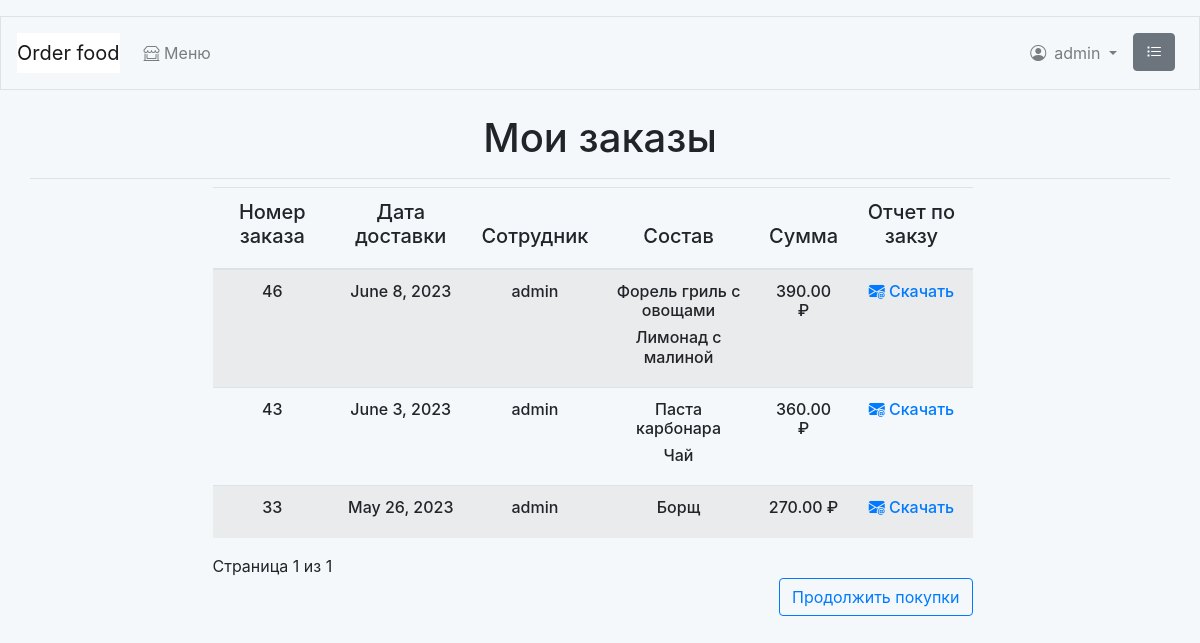
/orders/history/ (signed in), run on an earlier commit of the app's database.
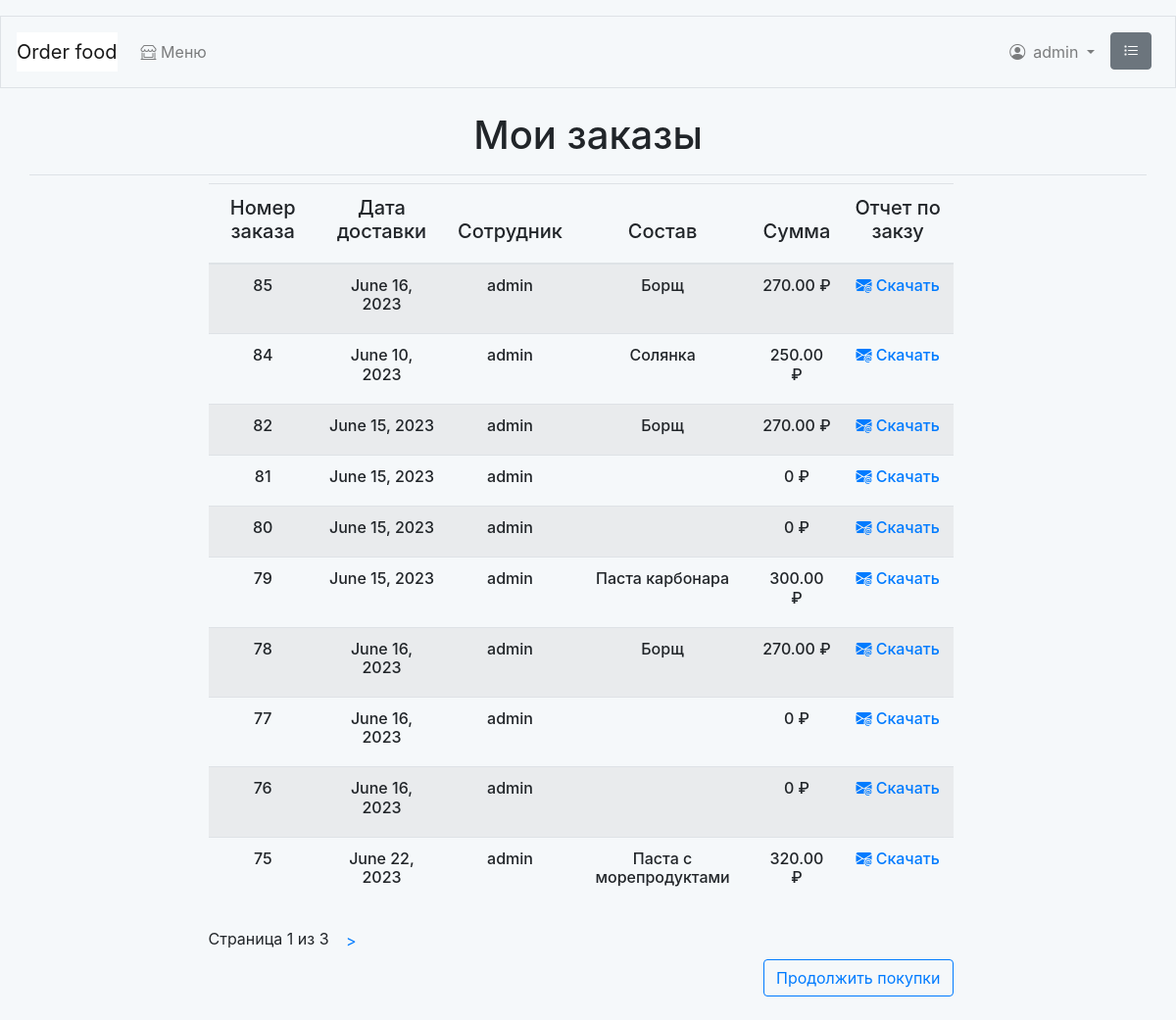
And on a later commit of the database.
### orders/models.py (models this page shows, shortened)
class Order(models.Model):
    name = models.ForeignKey(User,
                             related_name='name_employee',
                             on_delete=models.CASCADE)
    date = models.DateField()
    created = models.DateTimeField(auto_now_add=True)
    updated = models.DateTimeField(auto_now=True)
    paid = models.BooleanField(default=False)
    class Meta:
        ordering = ['-created']
        indexes = [
            models.Index(fields=['created']),
        ]

### food_order/models.py (models this page shows, shortened)
class Dish(models.Model):
    category = models.ForeignKey(Category,
                                 related_name='dishes',
                                 on_delete=models.CASCADE,
                                 default=None)
    name = models.CharField(max_length=50)
    slug = models.SlugField(max_length=50,
                            unique=True)
    image = models.ImageField(upload_to='dishes/%Y/%m/%d',
                              blank=True)
    description = models.TextField(blank=True)
    composition = models.CharField(max_length=250)
    price = models.DecimalField(max_digits=10,
                                decimal_places=2)
    available = models.BooleanField(default=True)
    created = models.DateTimeField(auto_now_add=True)
    updated = models.DateTimeField(auto_now=True)
    class Meta:
        ordering = ['name']
        indexes = [
            models.Index(fields=['id', 'slug']),
            models.Index(fields=['name']),
            models.Index(fields=['-created']),
        ]

### orders/views.py (the view)
@login_required
def get_orders_history(request):
    client = list(User.objects.filter(id=request.user.id).values())
    orders_list = [order for order in list(Order.objects.all().values())
                   if order['name_id'] == client[0]['id']]
    orders_id = [id['id'] for id in orders_list]
    orders_item_sum = {}
    orders_items_dishes = {}
    for i in orders_id:
        orders_item_sum[i] = 0
        orders_items_dishes[i] = []
    for item in list(OrderItem.objects.all().values()):
        for i in list(orders_item_sum.keys()):
            if item['order_id'] == i:
                orders_item_sum[i] += item['price'] * item['quantity']
                for n in list(Dish.objects.filter(id=item['dish_id'])):
                    orders_items_dishes[i].append(n.name)
    for order in orders_list:
        if int(order['id']) in list(orders_item_sum.keys()):
            order['price'] = orders_item_sum[int(order['id'])]
            order['dishes'] = orders_items_dishes[int(order['id'])]
    paginator = Paginator(orders_list, 10)
    page_number = request.GET.get('page', 1)
    try:
        orders = paginator.page(page_number)
    except PageNotAnInteger:
        orders = paginator.page(1)
    except EmptyPage:
        orders = paginator.page(paginator.num_pages)
    return render(request,
                  'orders/order/history.html',
                  {'orders': orders})

### cart/cart.py (called while the page is built)
    def __len__(self):
        return sum(item['quantity'] for item in self.cart.values())

### cart/context_processors.py (called while the page is built)
def cart(request):
    return {'cart': Cart(request)}

### orders/templates/orders/order/history.html (shortened to what this page needs)
{% extends "food_order/base.html" %}
{% load static %}
{% block page_header %}
  <div class="text-center"><h1>Мои заказы</h1></div>
{% endblock %}
{% block content %}
  {% if orders %}
  <div class="row mr-auto">
    <div class="col-md-1 col-lg-2"></div>
    <div class=" col-12 col-sm-12 col-md-10 col-lg-8">
      <table class="table table-striped shoplist">
        <thead class="shopunit" >
          <tr>
            <th class="primary">
              <h5 class="text-center">Номер заказа</h5>
            </th>
            <th class="primary">
              <h5 class="text-center">Дата доставки</h5>
            </th>
            <th class="primary">
              <h5 class="text-center">Сотрудник</h5>
            </th>
            <th class="primary">
              <h5 class="text-center">Состав</h5>
            </th>
            <th class="primary">
              <h5 class="text-center">Сумма</h5>
            </th>
            <th class="primary">
              <h5 class="text-center">Отчет по закзу</h5>
            </th>
          </tr>
        </thead>
        <tbody>
          {% for order in orders %}
            <tr>
              <td>
                <h6 class="text-center">{{ order.id }}</h6>
              </td>
              <td>
                <h6 class="text-center">{{ order.date }}</h6>
              </td>
              <td>
                <h6 class="text-center">{{ user.username }}</h6>
              </td>
              <td>
                {% for dishes in order.dishes %}
                  <h6 class="text-center">{{ dishes }}</h6>
                {% endfor %}
              </td>
              <td>
                <h6 class="text-center">{{ order.price }} ₽</h6>
              </td>
              <td>
                <a href="{% url 'orders:order_pdf' order.id %}"><h6 class="text-center"><i class="bi bi-envelope-at-fill"></i> Скачать</h6></a>
              </td>
            </tr>
          {% endfor %}
        </tbody>
      </table>
      {% include "pagination.html" with page=orders %}
      <p class="text-right">
        <a  href="{% url 'food_order:dish_list' %}" class="btn btn-outline-primary">Продолжить покупки</a>
      </p>
    </div>
    <div class="col-md-1 col-lg-2"></div>
  </div>
  {% else %}
  <h4 class="mt-3 mb-3 text-center">
    Заказов еще не было
  </h4>
  {% endif %}
{% endblock %}

### food_order/templates/food_order/base.html (shortened to what this page needs)
<!doctype html>
<html lang="en">
  <head>
    <link rel="stylesheet" href="https://cdn.jsdelivr.net/npm/bootstrap@4.0.0/dist/css/bootstrap.min.css">
    <link rel="stylesheet" href="https://cdn.jsdelivr.net/npm/bootstrap-icons@1.10.5/font/bootstrap-icons.css">
    <link rel="stylesheet" href="/static/css/base.css">
  </head>
  <body>
      <nav class="navbar navbar-expand-md navbar-light mb-4 border">
        {% if user.is_authenticated %}
          <a class="navbar-brand" href="{% url 'food_order:dish_list'%}">
              Order food</a>
        {% else %}
          <a class="navbar-brand" href="{% url 'food_order:index'%}">
              Order food</a>
        {% endif %}
        <div class="collapse navbar-collapse ml-auto" id="navbarCollapse">
          <ul class="navbar-nav mr-auto">
            <li class="nav-item my-2">
              <a class="nav-link" href="{% url 'food_order:dish_list' %}">
                <i class="bi bi-shop-window"></i> Меню</a>
            </li>
          </ul>
          <ul class="navbar-nav ml-auto">
            {% if user.is_authenticated %}
              <li class="nav-item dropdown my-2">
                <a class="nav-link dropdown-toggle" href="#" role="button" data-toggle="dropdown" aria-haspopup="true" aria-expanded="false">
                  <i class="bi bi-person-circle mr-2 mt-2"></i>{{ user.username }}
                </a>
              </li>
            {% endif %}
            <li class="nav-item d-none d-md-block ml-auto">
              <a class="nav-link" href="{% url 'orders:orders_history' %}">
                <i class="bi bi-list-task btn btn-secondary mr-sm-2 mr-md-0 mt-md-0" href="{% url 'orders:orders_history' %}"></i>
              </a>
            </li>
          </ul>
        </div>
      </nav>
        <div class="container pb-2 mb-2 border-bottom">
            {% block page_header %}{% endblock page_header %}
        </div>
        <div class="container-fluid  mb-2 noborder" >
            {% block content %}{% endblock content %}
        </div>
  </body>
</html>

What changed in the data, as far as the page shows it:
no longer on this page (row unchanged): Order: id "46", date "June 8, 2023", {{ user.username }} "admin", price "390.00"
no longer on this page (row unchanged): Dish: dishes "Форель гриль с овощами"
no longer on this page (row unchanged): Dish: dishes "Лимонад с малиной"
no longer on this page (row unchanged): Order: id "43", date "June 3, 2023", {{ user.username }} "admin", dishes "Паста карбонара", price "360.00"
no longer on this page (row unchanged): Dish: dishes "Чай"
no longer on this page (row unchanged): Order: id "33", date "May 26, 2023", {{ user.username }} "admin", dishes "Борщ", price "270.00"
added Order: id "85", date "June 16, 2023", {{ user.username }} "admin", dishes "Борщ", price "270.00"
added Order: id "84", date "June 10, 2023", {{ user.username }} "admin", price "250.00"
now on this page (row unchanged): Dish: dishes "Солянка"
added Order: id "82", date "June 15, 2023", {{ user.username }} "admin", dishes "Борщ", price "270.00"
added Order: id "81", date "June 15, 2023", {{ user.username }} "admin", price "0"
added Order: id "80", date "June 15, 2023", {{ user.username }} "admin", price "0"
added Order: id "79", date "June 15, 2023", {{ user.username }} "admin", dishes "Паста карбонара", price "300.00"
added Order: id "78", date "June 16, 2023", {{ user.username }} "admin", dishes "Борщ", price "270.00"
added Order: id "77", date "June 16, 2023", {{ user.username }} "admin", price "0"
added Order: id "76", date "June 16, 2023", {{ user.username }} "admin", price "0"
added Order: id "75", date "June 22, 2023", {{ user.username }} "admin", price "320.00"
now on this page (row unchanged): Dish: dishes "Паста с морепродуктами"
Also different on the page:
{{ page.paginator.num_pages }}: "1" → "3"
